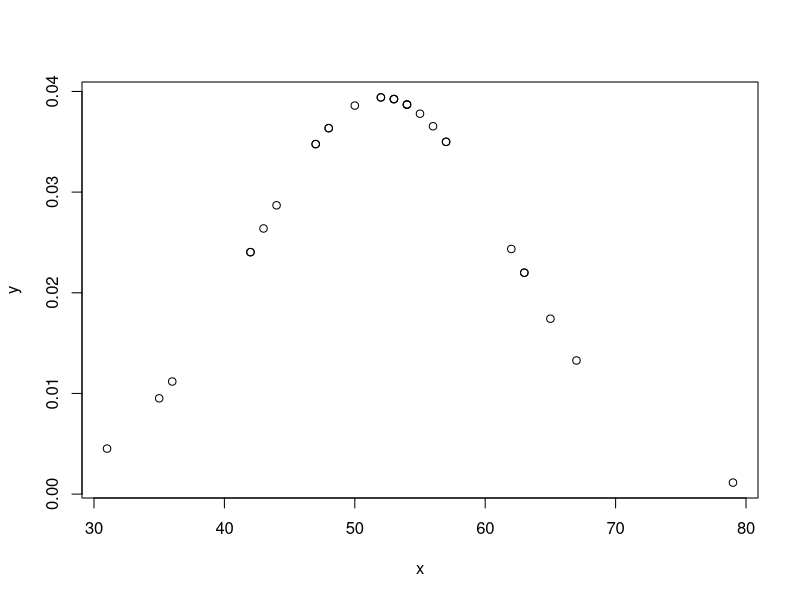
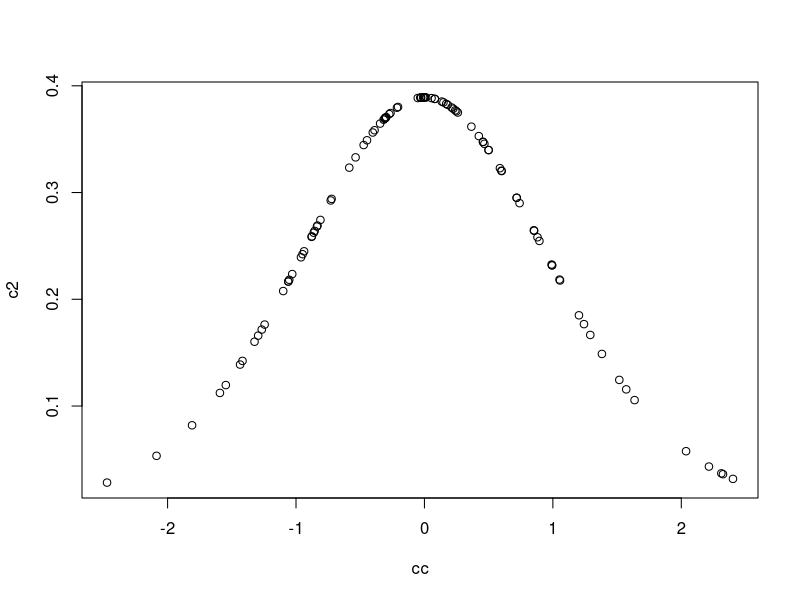

Source code (R) for these figures, in order:
#! /usr/bin/env Rscript
print(qchisq(0.99,30-1));
x <- c(79, 48, 35, 55, 36, 42, 63, 31, 54, 54, 47, 53, 53, 62, 50, 54, 48, 57, 43, 42, 63, 44, 52, 53, 52, 65, 56, 57, 47, 67);
y <- dnorm(x,mean(x),sd(x));
#X11();
pdf(file="myplot.pdf")
plot(x,y);

cc <- rt(100,10);
c2 <- dt(cc,10);
plot(cc,c2);
cc <- matrix(c(5,4,3,8),nrow=2,ncol=2,byrow=TRUE);
chisq.test(cc);
